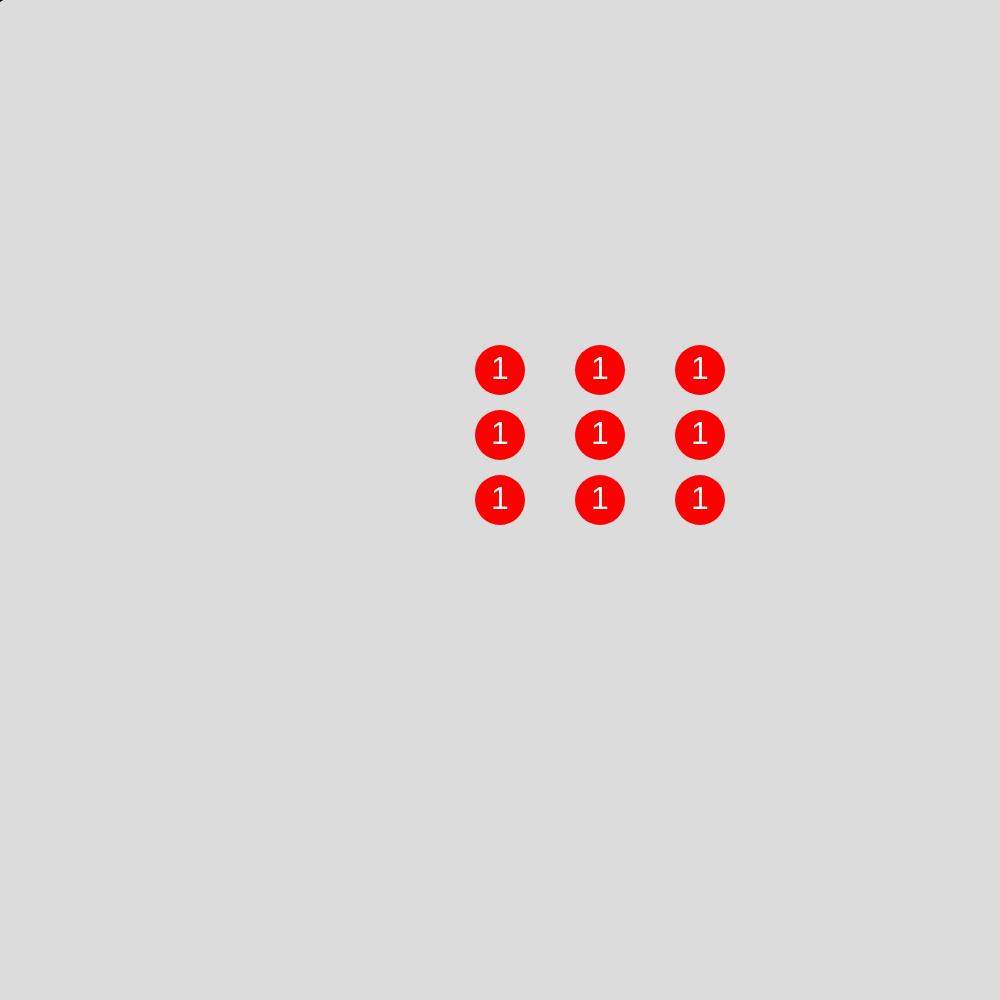
Frame 1 (no input)
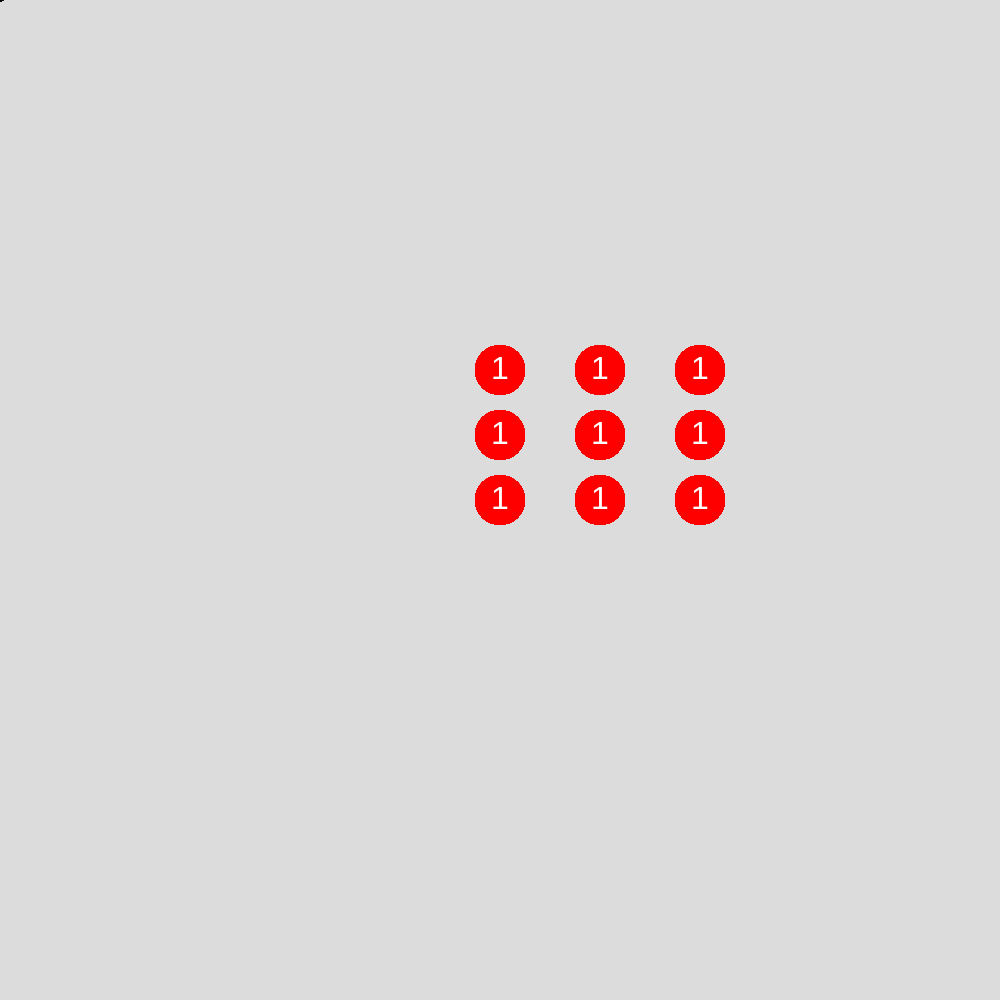
Frame 60 (no input)
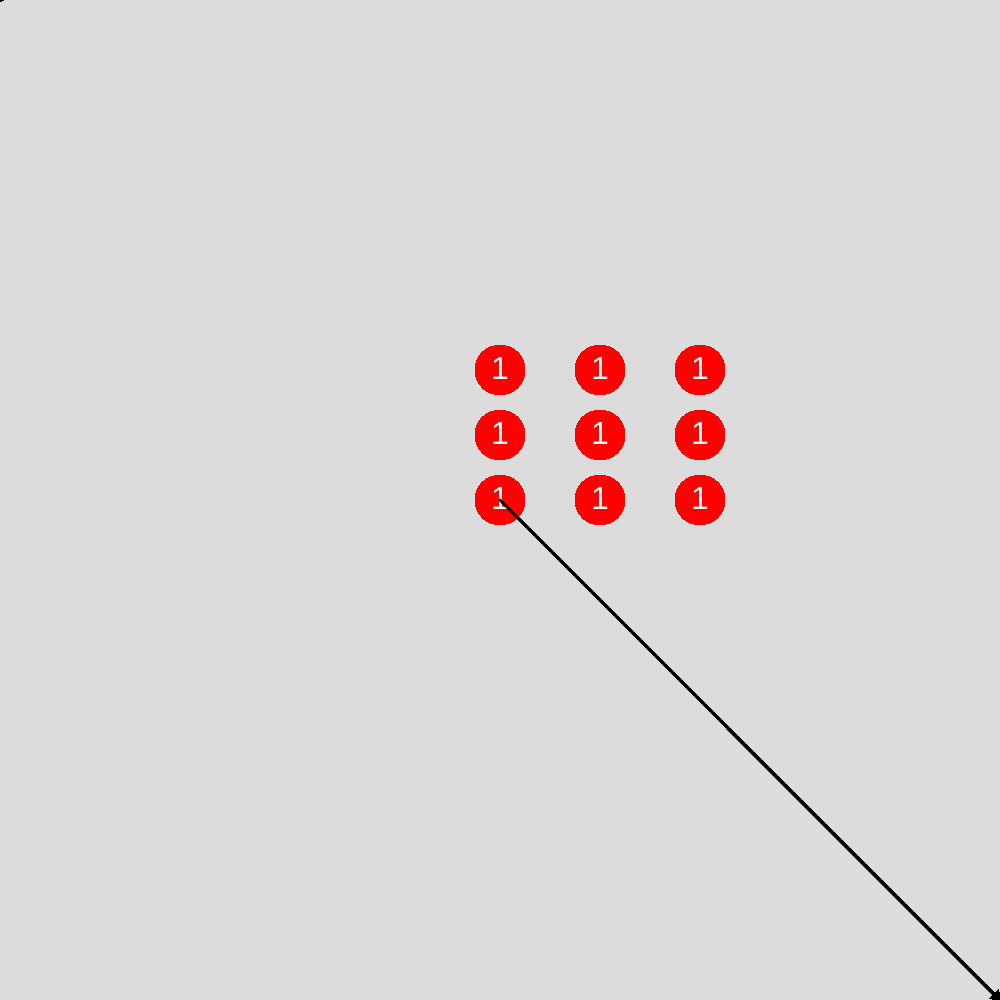
Frame 120 (the mouse pressed at the canvas centre since frame 60)

The p5.js sketch that drew these frames (run headless with seeded random() and noise() and a simulated clock; from frame 60 on, the mouse is pressed at the canvas centre):

// p5.js sketch
// ── sketch.js
// Interactive Scene
// Nathan Androsoff
// Date
//
// Extra for Experts:
// - describe what you did to take this project "above and beyond"
let Tutorial;
let a;
let b;
let c;
let d;
let e;
let Solution;
let possibleSolutions;
let xClicked, yClicked;
let xClicked2, yClicked2;

let v0;
let v1;


function setup() {
  createCanvas(windowHeight , windowHeight);
  background(220);
  let Tutorial = [1,1,1,1,1,1,1,1,1];
  let a = [1,1,0,1,2,1,1,1,1];
  let b = [1,2,1,2,1,1,1,2,1];
  let c = [3,1,1,1,2,1,1,1,1];
  let d = [2,3,1,0,3,1,2,2,0];
  let e = [2,0,1,2,4,3,1,1,0];
  let possibleSolutions = [Tutorial,a,b,c,d,e]; 
}


function draw() {
  pickASolution();
  displayCircleGrid();
  giveBasePointsOfArrows();
  drawArrowsOnClick("black");
}


  
function giveBasePointsOfArrows() {
  if (mouseIsPressed) {
    xClicked = mouseX;
    yClicked = mouseY;
    //beginDrawing();
    

  }
}
//Change base and vac
function drawArrowsOnClick(myColor) {
  let v0 = createVector(xClicked,yClicked);
  let v1 = createVector(mouseX, mouseY);
  let arrowSize = 7;
  push();
  stroke(myColor);
  strokeWeight(3);
  fill(myColor);
  translate(v0.x, v0.y);
  line(v1.x, v1.y , 0, 0);
  rotate(v1.heading());
  translate(v1.mag() - arrowSize, 0);
  triangle(0, arrowSize / 2, 0, - arrowSize / 2, arrowSize, 0);
  pop();
}


function pickASolution() {
  if (Tutorial === "done"){
    Solution = possibleSolutions[Math.random(possibleSolutions)];
  }
  else {
    Solution = Tutorial;
  }
}

function displayCircleGrid() {
  textAlign(CENTER, CENTER);
  textSize(32);
  //1
  noStroke();
  fill("red");
  ellipse(width / 2 , height / 2 , 50, 50);
  fill("white");
  if (Solution === Tutorial){
    text("1", width/2, height/2);
  }
  else if (Solution === a){
    text("1", width/2, height/2);
  }
  else if (Solution === b){
    text("1", width/2, height/2);
  }
  else if (Solution === c){
    text("3", width/2, height/2);
  }
  else if (Solution === d) {
    text("2", width/2, height/2);
  }
  else if (Solution === e){
    text("2", width/2, height/2);
  }
  else {
    text("1", width/2, height/2);
  }
  
  //2 
  fill("red");
  ellipse(width / 2 + 100 , height / 2  , 50, 50 );
  fill("white");
  if (Solution === Tutorial){
    text("1", width/2 + 100, height/2);
  }
  else if (Solution === a){
    text("1", width/2 + 100, height/2);
  }
  else if (Solution === b){
    text("2", width/2 + 100 , height/2);
  }
  else if (Solution === c){
    text("1", width/2 + 100, height/2);
  }
  else if (Solution === d) {
    text("3", width/2 + 100, height/2);
  }
  else if (Solution === e){
    text("0", width/2 + 100, height/2);
  }
  else {
    text("2", width/2 + 100, height/2);
  }
  
  //3
  fill("red");
  ellipse(width / 2 + 200 , height / 2  , 50, 50);
  fill("white");
  if (Solution === Tutorial){
    text("1", width / 2 + 200 , height / 2 );
  }
  else if (Solution === a){
    text("0", width/2 + 200, height/2);
  }
  else if (Solution === b){
    text("1", width/2 + 200, height/2);
  }
  else if (Solution === c){
    text("1", width/2 + 200, height/2);
  }
  else if (Solution === d) {
    text("1", width/2 + 200, height/2);
  }
  else if (Solution === e){
    text("1", width/2 + 200, height/2);
  }
  else {
    text("3", width/2 + 200, height/2);
  }

  //4
  fill("red");
  ellipse(width / 2, height / 2 - 65, 50, 50);
  fill("white");
  if (Solution === Tutorial){
    text("1",width / 2, height / 2 - 65);
  }
  else if (Solution === a){
    text("1", width/2, height/2 - 65);
  }
  else if (Solution === b){
    text("2", width/2, height/2 - 65);
  }
  else if (Solution === c){
    text("1", width/2, height/2 -65);
  }
  else if (Solution === d) {
    text("0", width/2, height/2) - 65;
  }
  else if (Solution === e){
    text("2", width/2, height/2 - 65);
  }
  else {
    text("4",width / 2, height / 2 - 65);
  }
  //5
  fill("red");
  ellipse(width / 2 + 100, height / 2 - 65, 50, 50);
  fill("white");
  if (Solution === Tutorial){
    text("1",width / 2 + 100, height / 2 - 65);
  }
  else if (Solution === a){
    text("2", width/2 + 100, height/2 - 65);
  }
  else if (Solution === b){
    text("1", width/2 + 100, height/2 - 65);
  }
  else if (Solution === c){
    text("2", width/2 + 100, height/2 -65);
  }
  else if (Solution === d) {
    text("3", width/2 + 100, height/2) - 65;
  }
  else if (Solution === e){
    text("4", width/2 + 100, height/2 - 65);
  }
  else {
    text("5",width / 2 + 100, height / 2 - 65 );
  }
  //6
  fill("red");
  ellipse(width / 2 + 200, height / 2 - 65, 50, 50); 
  fill("white");
  if (Solution === Tutorial){
    text("1",width / 2 + 200, height / 2 - 65);
  }
  else if (Solution === a){
    text("1", width/2 + 200, height/2 - 65);
  }
  else if (Solution === b){
    text("1", width/2 + 200, height/2 - 65);
  }
  else if (Solution === c){
    text("1", width/2 + 200, height/2 -65);
  }
  else if (Solution === d) {
    text("1", width/2 + 200, height/2) - 65;
  }
  else if (Solution === e){
    text("3", width/2 + 200, height/2 - 65);
  }
  else {
    text("6",width / 2 + 200, height / 2 - 65 );
  }
  //7
  fill("red");
  ellipse(width / 2, height / 2 - 130, 50, 50);
  fill("white");
  if (Solution === Tutorial){
    text("1",width / 2, height / 2 - 130);
  }
  else if (Solution === a){
    text("1", width/2 , height/2 - 65);
  }
  else if (Solution === b){
    text("1", width/2 , height/2 - 65);
  }
  else if (Solution === c){
    text("1", width/2 , height/2 -65);
  }
  else if (Solution === d) {
    text("2", width/2 , height/2) - 65;
  }
  else if (Solution === e){
    text("1", width/2 , height/2 - 65);
  }
  else {
    text("7",width / 2, height / 2 - 130);
  }
  //8
  fill("red");
  ellipse(width / 2 + 100, height / 2 - 130, 50, 50);
  fill("white");
  if (Solution === Tutorial){
    text("1", width / 2 + 100, height / 2 - 130);
  }
  else if (Solution === a){
    text("1", width/2 + 100, height/2 - 130);
  }
  else if (Solution === b){
    text("2", width/2 + 100, height/2 - 130);
  }
  else if (Solution === c){
    text("1", width/2 + 100, height/2 - 130);
  }
  else if (Solution === d) {
    text("2", width/2 + 100, height/2 - 130);
  }
  else if (Solution === e){
    text("1", width/2 + 100, height/2 - 130);
  }
  else {
    text("8", width / 2 + 100, height / 2 - 130);
  }

  //9 
  fill("red");
  ellipse(width / 2 + 200, height / 2 - 130, 50, 50); 
  fill("white");
  if (Solution === Tutorial){
    text("1",width / 2 + 200, height / 2 - 130);
  }
  else if (Solution === a){
    text("1", width/2 + 200, height/2 - 130);
  }
  else if (Solution === b){
    text("1", width/2 + 200, height/2 - 130);
  }
  else if (Solution === c){
    text("1", width/2 + 200, height/2 - 130);
  }
  else if (Solution === d) {
    text("0", width/2 + 200, height/2) - 130;
  }
  else if (Solution === e){
    text("0", width/2 + 200, height/2 - 130);
  }
  else {
    text("9",width / 2 + 200, height / 2 - 130 );
  }
}
